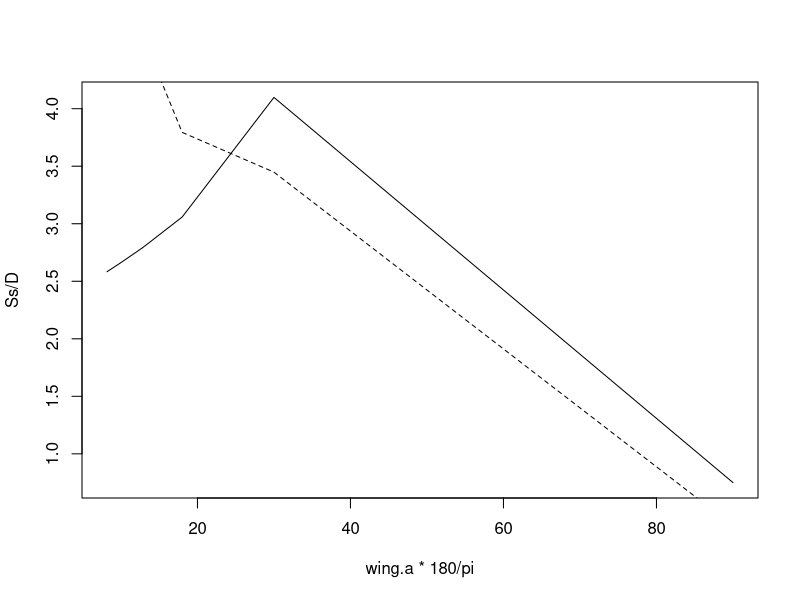
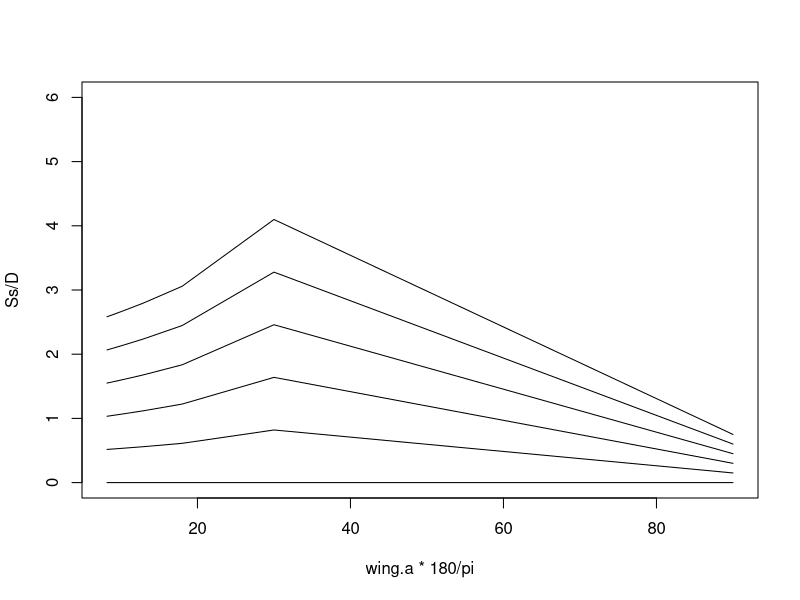

Write the R code that produced these figures, in order.
#' @title Operative Environmental Temperature of a Butterfly
#'
#' @description Predicts body temperatures (operative environmental temperatures) of a butterfly in C.
#'  \cr \cr
#'  Based on \insertCite{Kingsolver1983;textual}{TrenchR} and \insertCite{Buckley2012;textual}{TrenchR}.
#' 
#' @param T_a \code{numeric} air temperature in C.
#'
#' @param Tg  \code{numeric} surface temperature in C in the sunlight.
#'
#' @param Tg_sh \code{numeric} surface temperature in C in the shade.
#'
#' @param u \code{numeric} wind speed in m / s.
#'
#' @param H_sdir \code{numeric} direct solar radiation flux in W / \ifelse{html}{\out{m<sup>2</sup>}}{\eqn{m^2}{ASCII}}.
#'
#' @param H_sdif \code{numeric} diffuse solar radiation flux in W / \ifelse{html}{\out{m<sup>2</sup>}}{\eqn{m^2}{ASCII}}.
#'
#' @param z \code{numeric} solar zenith angle in degrees.
#'
#' @param D \code{numeric} thoracic diameter in cm.
#'
#' @param delta \code{numeric} thoracic fur thickness in mm.
#'
#' @param alpha \code{numeric} wing solar absorbtivity as a proportion. Range for Colias is 0.4 to 0.7.
#'
#' @param r_g \code{numeric} substrate solar reflectivity (proportion), see \insertCite{Kingsolver1983;textual}{TrenchR}.
#'
#' @param shade \code{logical} indicator whether body temperature should be calculate in sun (\code{FALSE}) or shade (\code{TRUE}).
#'
#' @return \code{numeric} predicted body (operative environmental) temperature (C).
#'
#' @details 
#'  Thermal radiative flux is calculated following \insertCite{Gates1980;textual}{TrenchR} based on \insertCite{Swinbank1960;textual}{TrenchR} and \insertCite{Kingsolver1983;textual}{TrenchR} estimates using the Brunt equation with black body sky temperature from \insertCite{Swinbank1963;textual}{TrenchR}.
#'
#' @family biophysical models
#'
#' @export
#'
#' @references
#'   \insertAllCited{}
#'
#' @examples
#'   Tb_butterfly(
#'     T_a = 25, 
#'     Tg = 25, 
#'     Tg_sh = 20, 
#'     u = 0.4, 
#'     H_sdir = 300, 
#'     H_sdif = 100, 
#'     z = 30, 
#'     D = 0.36, 
#'     delta = 1.46, 
#'     alpha = 0.6, 
#'     r_g = 0.3)
#'
Tb_butterfly <- function (T_a, Tg, Tg_sh, u, H_sdir, H_sdif, z, D, delta, alpha, r_g = 0.3, shade = FALSE) {
  
  stopifnot(u >= 0, H_sdir >= 0, H_sdif >= 0, z >= -90, z <= 90, D > 0, delta >= 0, alpha >= 0, r_g >= 0, r_g <= 1, shade %in% c(FALSE, TRUE) )  
  
  # conversions
  
  # temperatures C to K
  
  TaK <- T_a + 273.15
  TaK_sh <- TaK
  Tg <- Tg + 273.15 
  Tg_sh <- Tg_sh + 273 
  
  # wind speed m/s to cm/s
  
  u <- u *100  
  
  # solar flux W/m2 to mW/cm2
  
  H_sdir <- H_sdir / 10 
  H_sdif <- H_sdif / 10
  
  # thoracic fur thickness mm to cm
  
  delta <- delta / 10     
  
  
  # Total solar radiation
  
  H_sttl <- H_sdir + H_sdif
  
  
  # Butterfly Parameters
  
  # surface emisivity, ranges from 0.95-1
  
  epsilon_s <- 0.97; 
  
  # Stefan-Boltzman constant, mW cm^-2 K^04 or 5.67*10^-8 W m-2 K-4
  
  sigma <- 5.67*10^-9 
  
  # butterfly thermal emissivity
  
  Ep <- 1 
  
  # k_e- thermal conductivity of the fur, 1.3mWcm^-1*K^-1
  
  k_e <- 1.3; 
  
  # r_i- body radius from Kingsolver 1983
  
  r_i <- 0.15 
  
  # approximate thermal conductivity of air, mWcm^-1*K^-1
  
  k_a <- 0.25
  
  #  kinematic viscocity of air, cm^2/s at 300K 
  #     http://www.engineeringtoolbox.com/air-absolute-kinematic-viscosity-d_601.html
  
  v <- 15.68 * 10^-2  
  
  
  # Calculations
  
  #-----
  #alpha=0.6 #Kingsolver 1983a
  
  #https://www.jstor.org/stable/pdf/4217669.pdf
  #S #area for radiation intercepted
  wing.angle= 42/2*pi/180 #angle from vertical in radians, angle for pontia during flight, wing spread angle of 42degrees
  #radiation intercepted
  OC= (r+r/tan(wing.angle))*(1+tan(2*wing.angle)/tan(wing.angle))
  S= 2*OC*sin(wing.angle)
  S= S*alpha #account for reflectance
  
  L= 0.915 #caclulate area for solar radiation using FWL, look for body length
  
  # convert length to area 
  # how to calculate absorptivity from wing traits
  #------
  
  A_sdir=S*L
  
  # total surface area cm^2 as area of cylinder without ends
  A_sttl <- pi * D * 2 
  
  #-----------------------------
  #UPDATE RADIATION ESTIMATES
  
  # direct and reflected surface areas For butterflies basking with wings perpendicular to radiation 
  
  A_sdir <- A_sttl / 2
  A_sref <- A_sdir
  
  # RADIATIVE HEAT FLUx, mW
  
  #For Colias: Q_s <- alpha * A_sdir * H_sdir / cos(z * pi / 180) + alpha * A_sref * H_sdif + alpha * r_g * A_sref * H_sttl  
  
  Q_s <- A_sdir * H_sdir / cos(z * pi / 180) + alpha * A_sref * H_sdif + alpha * r_g * A_sref * H_sttl  
  #direct radiation already accounts for absorptivity
  
  #-----------------------------
  
  # THERMAL RADIATIVE FLUX in K
  
  # black body sky temperature from Swinbank 1963
  
  # Tsky <- 0.0552*(TaK)^1.5 
  
  # Gates 1980 Biophysical ecology based on Swinbank 1960, Kingsolver (1983) estimates using Brunt equation
  
  Tsky <- (1.22 * T_a - 20.4) + 273.15 
  
  # Q_t <- 0.5* A_sttl * Ep * sigma * (Tb^4 - Tsky^4) +0.5* A_sttl * Ep * sigma * (Tb^4 - Tg^4)
  
  
  # CONVECTIVE HEAT FLUX
  
  # Reynolds number- ratio of interval viscous forces
  
  R_e <- u * D / v
  
  # Nusselt number- dimensionless conductance
  
  N_u <- 0.6 * R_e^0.5
  
  # Kingsolver 1983
  
  # N_u <- 2.3 
  
  
  h_c <- N_u * k_a / D;
  
  
  # total convective heat transfer coefficient
  
  h_T <- (1 / h_c + (r_i + delta) * log((r_i + delta) / r_i) / k_e)^-1;  
  
  # convective heat transfer surface area
  
  # A_c <- A_sttl
  
  # Q_c <- h_T * A_c * (Tb-T_a)
  
  
  # Shade Adjustments
  
  if (shade) {
    
    # Calculate without basking by dividing areas by two
    
    A_sttl <- A_sttl / 2
    
    # RADIATIVE HEAT FLUX IN SHADE, mW
    
    A_sdir <- A_sttl/2
    A_sref <- A_sdir
    
    # No direct radiation, only diffuse and reflected
    
    H_sdir_sh <- 0
    H_sdif_sh <- H_sdif
    H_sttl <- H_sdif + H_sdif_sh 
    
    Q_s <- alpha * A_sdir * H_sdir_sh / cos(z * pi / 180) + alpha * A_sref * H_sdif_sh + alpha * r_g * A_sref * H_sttl; 
    
    # Use shaded surface temperature
    
    Tg< - Tg_sh
    
  }
  
  # Solution 
  
  a <- A_sttl * Ep * sigma
  b <- h_T * A_sttl
  d <- h_T * A_sttl * TaK +0.5 * A_sttl * Ep * sigma * Tsky^4 + 0.5 * A_sttl * Ep * sigma * (Tg)^4 + Q_s
  
  # in K
  
  Te <- 1 / 2 * sqrt((2 * b) / (a * sqrt((sqrt(3) * sqrt(256 * a^3 * d^3 + 27 * a^2 * b^4) + 9 * a * b^2)^(1 / 3) / (2^(1 / 3) * 3^(2 / 3) * a) - (4 * (2 / 3)^(1 / 3) * d) / (sqrt(3) * sqrt(256 * a^3 * d^3 + 27 * a^2 * b^4) + 9 * a * b^2)^(1 / 3))) - (sqrt(3) * sqrt(256 * a^3 * d^3 + 27 * a^2 * b^4) + 9 * a * b^2)^(1 / 3) / (2^(1 / 3) * 3^(2 / 3) * a) + (4 * (2 / 3)^(1 / 3) * d) / (sqrt(3) * sqrt(256 * a^3 * d^3 + 27 * a^2 * b^4) + 9 * a * b^2)^(1 / 3)) - 1 / 2 * sqrt((sqrt(3) * sqrt(256 * a^3 * d^3 + 27 * a^2 * b^4) + 9 * a * b^2)^(1 / 3) / (2^(1 / 3) * 3^(2 / 3) * a) - (4 * (2 / 3)^(1 / 3) * d) / (sqrt(3) * sqrt(256 * a^3 * d^3 + 27 * a^2 * b^4) + 9 * a * b^2)^(1 / 3)) 
  
  # in C
  
  Te - 273.15
  
} 

#Plasticity: https://doi.org/10.1093/icb/38.3.545
#Kingsolver, J. G. 1987. Evolution and coadaptation of thermoregulatory behavior and wing pigmentation
#pattern in pierid butterflies. Evolution 41:472—490.

#----
#Thermoregulatory significance of wing melanization in Pieris butterflies: Physics, posture, and pattern
#https://www.jstor.org/stable/pdf/4217669.pdf
#reflectance model
#a dimensionless wing length, (L/D), the ratio of thermally-effective wing length to body diameter, and a dimensionless amount of radiation intercepted, (S/D). 

#Measurements with a spectroreflectometer (Kingsolver 1983 a) for Pieris show that the white dorsal wing surfaces have a solar reflectivity of more than 0.8, while the reflectivity of the black melanic wing regions is less than 0.3. 

#Thermal ecology of Pieris butterflies (Lepidoptera: Pieridae): a new mechanism of behavioral thermoregulation
#https://www.jstor.org/stable/pdf/4217668.pdf
#Colorado temperature dependence of flight

orient.angle=0 #orientation angle, angle from vertical

wing.angle.d= 45 #angle from vertical
#convert to radians
wing.angle= pi/10   #wing.angle.d*pi/180

#basking during flight initiation: Pontia (42degrees), Pieris (17 degrees)
#basking during flight behavior: Pontia (48degrees), Pieris (23 degrees)

#body radius
r= 0.36/2 #cm CHECK
#wingspan 4.5 to 6.5 cm #https://entnemdept.ufl.edu/creatures/veg/leaf/imported_cabbageworm.htm

R=0.8 #reflectivity
#L #reflective wing length
#S #area for radiation intercepted
#r #body radius

#reflective wing length
L= (r+r/tan(wing.angle))*tan(2*wing.angle)/tan(wing.angle)+r
#check degree vs radians

#radiation intercepted
OC= (r+r/tan(wing.angle))*(1+tan(2*wing.angle)/tan(wing.angle))
S= 2*OC*sin(wing.angle)
S=S*R #check reduction
#For wings of reflectivity R less than 1.0, the radiation intercepted must be reduced appropriately from the values
#of S obtained above. For each reflection from the wing, the radiation intercepted is reduced by a factor R

#S is wing area absorbing direct solar radiation

#Recreate figure 3
#Fig 3: maximum radiation intercepted (S/D), minimum wing length required to intercept maximum radiation (L/D) 

n=c(0, 1, 2, 3, 4, 5)
wing.a= pi/(2*(1+2*n))

Ss= rep(NA, length(wing.a))
Ls= rep(NA, length(wing.a))

for(wing.k in 1: length(wing.a)){
  wing.angle= wing.a[wing.k]
  
  #reflective wing length
  Ls[wing.k]= (r+r/tan(wing.angle))*tan(2*wing.angle)/tan(wing.angle)+r
  
  #radiation intercepted
  OC= (r+r/tan(wing.angle))*(1+tan(2*wing.angle)/tan(wing.angle))
  Ss[wing.k]= 2*OC*sin(wing.angle)
}

D=0.48 #to produce Fig. 3 #0.36
plot(wing.a*180/pi, Ss/D, type="l")
points(wing.a*180/pi, Ls/D, type="l", lty="dashed")

#Fig 5
ref= c(0,.2,.4,.6,.8)
plot(wing.a*180/pi, Ss/D, type="l", ylim=c(0,6))
for (ref.k in 1:length(ref)){
points(wing.a*180/pi, Ss*ref[ref.k]/D, type="l")
}
